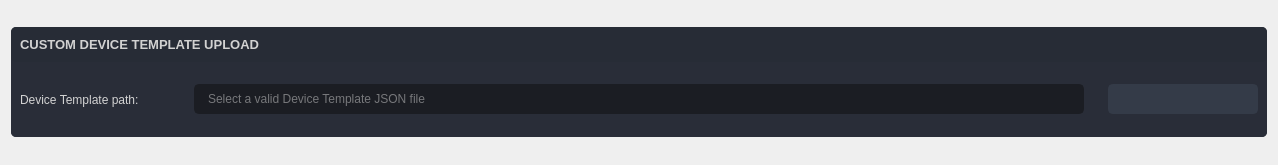
<?xml version="1.0" encoding="UTF-8"?>
<ui version="4.0">
 <class>widget_dt_load</class>
 <widget class="QWidget" name="widget_dt_load">
  <property name="geometry">
   <rect>
    <x>0</x>
    <y>0</y>
    <width>1278</width>
    <height>165</height>
   </rect>
  </property>
  <property name="windowTitle">
   <string>Form</string>
  </property>
  <property name="styleSheet">
   <string notr="true">color: rgb(210, 210, 210);</string>
  </property>
  <layout class="QVBoxLayout" name="verticalLayout">
   <item>
    <widget class="QFrame" name="frame_dt_load">
     <property name="minimumSize">
      <size>
       <width>0</width>
       <height>110</height>
      </size>
     </property>
     <property name="maximumSize">
      <size>
       <width>16777215</width>
       <height>110</height>
      </size>
     </property>
     <property name="styleSheet">
      <string notr="true">background-color: rgb(41, 45, 56);
border-radius: 5px;
</string>
     </property>
     <property name="frameShape">
      <enum>QFrame::NoFrame</enum>
     </property>
     <property name="frameShadow">
      <enum>QFrame::Raised</enum>
     </property>
     <layout class="QVBoxLayout" name="verticalLayout_13" stretch="0,0">
      <property name="spacing">
       <number>0</number>
      </property>
      <property name="leftMargin">
       <number>0</number>
      </property>
      <property name="topMargin">
       <number>0</number>
      </property>
      <property name="rightMargin">
       <number>0</number>
      </property>
      <property name="bottomMargin">
       <number>0</number>
      </property>
      <item>
       <widget class="QFrame" name="frame_title">
        <property name="maximumSize">
         <size>
          <width>16777215</width>
          <height>35</height>
         </size>
        </property>
        <property name="cursor">
         <cursorShape>ArrowCursor</cursorShape>
        </property>
        <property name="styleSheet">
         <string notr="true">background-color: rgb(39, 44, 54);</string>
        </property>
        <property name="frameShape">
         <enum>QFrame::StyledPanel</enum>
        </property>
        <property name="frameShadow">
         <enum>QFrame::Raised</enum>
        </property>
        <layout class="QVBoxLayout" name="verticalLayout_16">
         <property name="leftMargin">
          <number>9</number>
         </property>
         <property name="topMargin">
          <number>9</number>
         </property>
         <property name="rightMargin">
          <number>9</number>
         </property>
         <property name="bottomMargin">
          <number>9</number>
         </property>
         <item>
          <widget class="QLabel" name="label_title">
           <property name="font">
            <font>
             <pointsize>10</pointsize>
             <bold>true</bold>
            </font>
           </property>
           <property name="text">
            <string>CUSTOM DEVICE TEMPLATE UPLOAD</string>
           </property>
          </widget>
         </item>
        </layout>
       </widget>
      </item>
      <item>
       <widget class="QFrame" name="frame_contents">
        <property name="cursor">
         <cursorShape>ArrowCursor</cursorShape>
        </property>
        <property name="frameShadow">
         <enum>QFrame::Raised</enum>
        </property>
        <layout class="QHBoxLayout" name="horizontalLayout_4">
         <property name="spacing">
          <number>24</number>
         </property>
         <item>
          <widget class="QLabel" name="label_dt_path">
           <property name="sizePolicy">
            <sizepolicy hsizetype="Minimum" vsizetype="Preferred">
             <horstretch>0</horstretch>
             <verstretch>0</verstretch>
            </sizepolicy>
           </property>
           <property name="minimumSize">
            <size>
             <width>150</width>
             <height>30</height>
            </size>
           </property>
           <property name="text">
            <string>Device Template path:</string>
           </property>
          </widget>
         </item>
         <item>
          <widget class="QLineEdit" name="lineEdit_dt_path_value">
           <property name="minimumSize">
            <size>
             <width>0</width>
             <height>30</height>
            </size>
           </property>
           <property name="styleSheet">
            <string notr="true">QLineEdit {
	background-color: rgb(27, 29, 35);
	border-radius: 5px;
	border: 2px solid rgb(27, 29, 35);
	padding-left: 10px;
}
QLineEdit:hover {
	border: 2px solid rgb(64, 71, 88);
}
QLineEdit:focus {
	border: 2px solid rgb(91, 101, 124);
}
QLineEdit[text=&quot;&quot;]{
	color:rgb(90,90,90);
}</string>
           </property>
           <property name="placeholderText">
            <string>Select a valid Device Template JSON file</string>
           </property>
          </widget>
         </item>
         <item>
          <widget class="QPushButton" name="pushButton_browse_in_file">
           <property name="minimumSize">
            <size>
             <width>150</width>
             <height>30</height>
            </size>
           </property>
           <property name="font">
            <font>
             <pointsize>9</pointsize>
            </font>
           </property>
           <property name="styleSheet">
            <string notr="true">QPushButton {
	border: 2px solid rgb(52, 59, 72);
	border-radius: 5px;	
	background-color: rgb(52, 59, 72);
}
QPushButton:hover {
	background-color: rgb(57, 65, 80);
	border: 2px solid rgb(61, 70, 86);
}
QPushButton:pressed {	
	background-color: rgb(35, 40, 49);
	border: 2px solid rgb(43, 50, 61);
}</string>
           </property>
           <property name="text">
            <string/>
           </property>
           <property name="icon">
            <iconset resource="resources.qrc">
             <normaloff>:/icons/icons/baseline_folder_open_white_18dp.png</normaloff>:/icons/icons/baseline_folder_open_white_18dp.png</iconset>
           </property>
          </widget>
         </item>
        </layout>
       </widget>
      </item>
     </layout>
    </widget>
   </item>
  </layout>
 </widget>
 <resources>
  <include location="resources.qrc"/>
 </resources>
 <connections/>
</ui>
